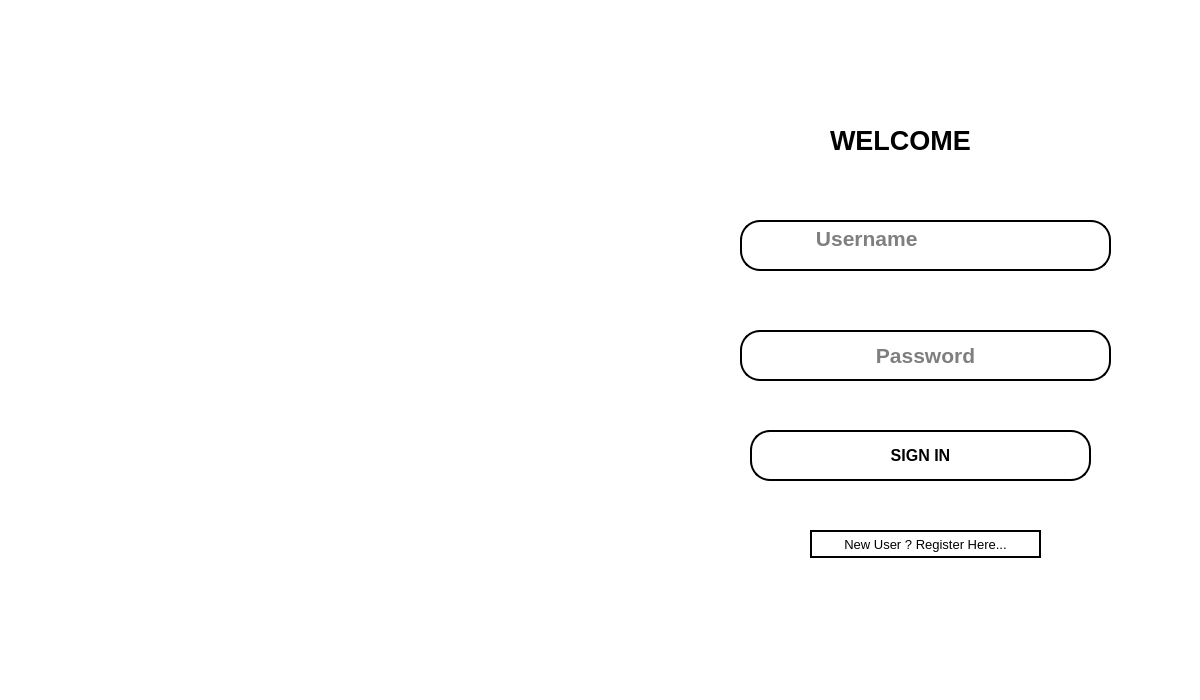
<?xml version="1.0" encoding="UTF-8"?>
<ui version="4.0">
 <class>Login</class>
 <widget class="QDialog" name="Login">
  <property name="geometry">
   <rect>
    <x>0</x>
    <y>0</y>
    <width>1200</width>
    <height>700</height>
   </rect>
  </property>
  <property name="windowTitle">
   <string>Dialog</string>
  </property>
  <property name="styleSheet">
   <string notr="true">background: #FFFFFF;</string>
  </property>
  <property name="sizeGripEnabled">
   <bool>false</bool>
  </property>
  <widget class="QLabel" name="img_login">
   <property name="geometry">
    <rect>
     <x>0</x>
     <y>80</y>
     <width>641</width>
     <height>531</height>
    </rect>
   </property>
   <property name="styleSheet">
    <string notr="true">image: url(:/all/img/login.jpg);</string>
   </property>
   <property name="text">
    <string>&lt;html&gt;&lt;head/&gt;&lt;body&gt;&lt;p&gt;&lt;br/&gt;&lt;/p&gt;&lt;/body&gt;&lt;/html&gt;</string>
   </property>
  </widget>
  <widget class="QLabel" name="lbl_welcm">
   <property name="geometry">
    <rect>
     <x>830</x>
     <y>110</y>
     <width>231</width>
     <height>61</height>
    </rect>
   </property>
   <property name="font">
    <font>
     <family>Arial</family>
     <pointsize>20</pointsize>
     <weight>75</weight>
     <bold>true</bold>
    </font>
   </property>
   <property name="text">
    <string>WELCOME</string>
   </property>
  </widget>
  <widget class="QTextEdit" name="txt_usern">
   <property name="geometry">
    <rect>
     <x>740</x>
     <y>220</y>
     <width>371</width>
     <height>51</height>
    </rect>
   </property>
   <property name="font">
    <font>
     <pointsize>16</pointsize>
     <weight>75</weight>
     <bold>true</bold>
    </font>
   </property>
   <property name="styleSheet">
    <string notr="true">border: 2px solid #000000;
border-radius: 20px;</string>
   </property>
   <property name="html">
    <string>&lt;!DOCTYPE HTML PUBLIC &quot;-//W3C//DTD HTML 4.0//EN&quot; &quot;http://www.w3.org/TR/REC-html40/strict.dtd&quot;&gt;
&lt;html&gt;&lt;head&gt;&lt;meta name=&quot;qrichtext&quot; content=&quot;1&quot; /&gt;&lt;style type=&quot;text/css&quot;&gt;
p, li { white-space: pre-wrap; }
&lt;/style&gt;&lt;/head&gt;&lt;body style=&quot; font-family:'MS Shell Dlg 2'; font-size:16pt; font-weight:600; font-style:normal;&quot;&gt;
&lt;p align=&quot;center&quot; style=&quot;-qt-paragraph-type:empty; margin-top:0px; margin-bottom:0px; margin-left:0px; margin-right:0px; -qt-block-indent:0; text-indent:0px; font-size:7.8pt; font-weight:400;&quot;&gt;&lt;br /&gt;&lt;/p&gt;&lt;/body&gt;&lt;/html&gt;</string>
   </property>
   <property name="placeholderText">
    <string>            Username</string>
   </property>
  </widget>
  <widget class="QPushButton" name="btn_signin">
   <property name="geometry">
    <rect>
     <x>750</x>
     <y>430</y>
     <width>341</width>
     <height>51</height>
    </rect>
   </property>
   <property name="font">
    <font>
     <pointsize>12</pointsize>
     <weight>75</weight>
     <bold>true</bold>
    </font>
   </property>
   <property name="styleSheet">
    <string notr="true">border: 2px solid #000000;
border-radius: 20px;</string>
   </property>
   <property name="text">
    <string>SIGN IN</string>
   </property>
  </widget>
  <widget class="QPushButton" name="btn_reg">
   <property name="geometry">
    <rect>
     <x>810</x>
     <y>530</y>
     <width>231</width>
     <height>28</height>
    </rect>
   </property>
   <property name="font">
    <font>
     <pointsize>10</pointsize>
     <weight>50</weight>
     <bold>false</bold>
    </font>
   </property>
   <property name="styleSheet">
    <string notr="true">border: 2px solid #000000;
border-radius: 20px;</string>
   </property>
   <property name="text">
    <string>New User ? Register Here...</string>
   </property>
  </widget>
  <widget class="QLineEdit" name="lineEdit">
   <property name="geometry">
    <rect>
     <x>740</x>
     <y>330</y>
     <width>371</width>
     <height>51</height>
    </rect>
   </property>
   <property name="font">
    <font>
     <pointsize>16</pointsize>
     <weight>75</weight>
     <bold>true</bold>
    </font>
   </property>
   <property name="styleSheet">
    <string notr="true">border: 2px solid #000000;
border-radius: 20px;</string>
   </property>
   <property name="echoMode">
    <enum>QLineEdit::Password</enum>
   </property>
   <property name="alignment">
    <set>Qt::AlignCenter</set>
   </property>
   <property name="placeholderText">
    <string>Password</string>
   </property>
  </widget>
 </widget>
 <resources>
  <include location="../qrc/userdash.qrc"/>
 </resources>
 <connections/>
</ui>
